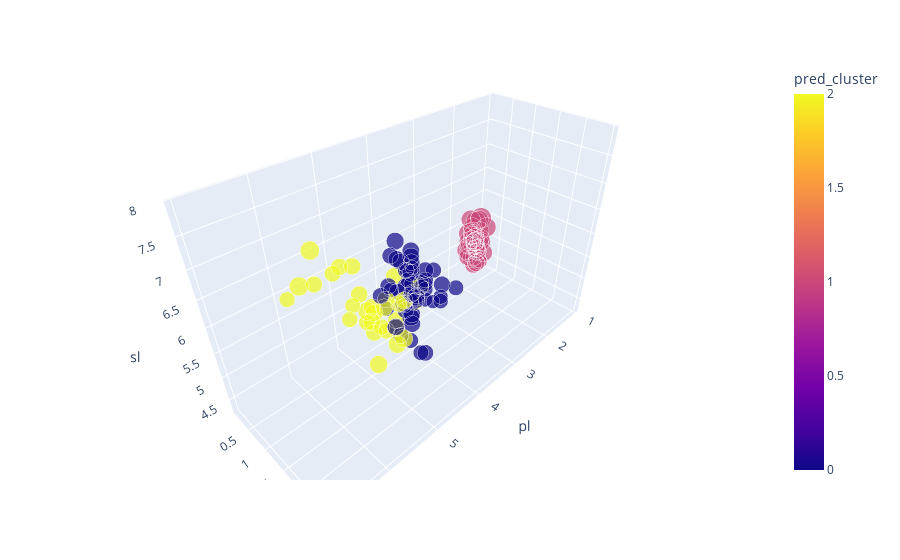

Write notebook code for a chart like this one.
### Code cell
px.scatter_3d(X_train, x="pl", y="pw", z="sl", size="sw", 
              color="pred_cluster", color_discrete_map = {"Joly": "blue", "Bergeron": "violet", "Coderre":"pink"})

### Figure 1 — Plotly figure (JSON) as saved in the notebook; plotly's stock layout.template omitted (floating-point values rounded to 4 significant figures)
{"data": [{"hovertemplate": "pl=%{x}<br>pw=%{y}<br>sl=%{z}<br>sw=%{marker.size}<br>pred_cluster=%{marker.color}<extra></extra>", "legendgroup": "", "marker": {"color": [1, 0, 1, 2, 2, 1, 0, 1, 1, 0, 1, 2, 0, 0, 1, 1, 0, 2, 0, 0, 1, 2, 2, 2, 0, 1, 1, 0, 0, 0, 2, 0, 2, 1, 1, 0, 1, 2, 1, 2, 0, 0, 0, 0, 1, 0, 0, 0, 0, 2, 2, 1, 0, 1, 2, 1, 0, 1, 2, 0, 2, 0, 0, 2, 1, 2, 0, 0, 2, 0, 0, 0, 0, 2, 1, 2, 1, 1, 2, 0, 0, 0, 1, 0, 2, 1, 0, 0, 1, 1, 1, 2, 0, 0, 2, 2, 2, 1, 1, 1, 2, 0, 0, 0, 1, 0, 0, 0, 0, 1, 1, 0, 1, 1, 1, 1, 0, 2, 1, 2], "coloraxis": "coloraxis", "size": [4.4, 2.6, 3.6, 3.8, 2.6, 3.8, 2.6, 3.2, 3.2, 2.7, 3.1, 3.6, 2.9, 2.7, 3.5, 4.1, 2.8, 3.1, 3.4, 2.3, 3.7, 2.6, 3, 3, 2.8, 3.8, 3.5, 2.5, 2.7, 3, 3, 2.3, 3, 3.8, 3.2, 3.1, 3.4, 2.9, 3, 3.8, 2.2, 2.7, 2.8, 2.2, 3.4, 2.4, 2.4, 2.9, 2.8, 2.9, 3, 3.7, 2.5, 3, 3.1, 3.5, 3.1, 3.2, 3, 2.8, 3.2, 2.7, 2, 2.8, 3, 3.4, 2.9, 2.5, 2.8, 2.5, 2.8, 2.8, 3, 2.8, 4.2, 3.4, 3.9, 3.1, 3.3, 3, 2.5, 3, 3.8, 3.3, 3, 3.5, 3, 3.2, 2.3, 2.9, 3.4, 3.3, 2.9, 3.2, 3.2, 3, 3.3, 3.4, 3.2, 3.1, 3.2, 2.5, 2.8, 3, 3.7, 2.4, 2.2, 2.9, 2.3, 3.5, 3.3, 3.2, 3.3, 3, 3, 3.4, 2.9, 2.5, 3.9, 3], "sizemode": "area", "sizeref": 0.011, "symbol": "circle"}, "mode": "markers", "name": "", "scene": "scene", "showlegend": false, "type": "scatter3d", "x": [1.5, 3.5, 1.4, 6.7, 6.9, 1.9, 4, 1.3, 1.4, 4.1, 1.6, 6.1, 4.7, 5.1, 1.5, 1.5, 4.8, 5.6, 4.5, 3.3, 1.5, 5.6, 5, 5.2, 4.5, 1.7, 1.4, 4.9, 5.1, 4.2, 5.5, 4, 6.1, 1.6, 1.2, 4.4, 1.4, 5.6, 1.3, 6.4, 4.5, 4.2, 4, 5, 1.5, 3.3, 3.8, 4.6, 4.8, 6.3, 5.8, 1.5, 5, 1.1, 5.1, 1.3, 4.7, 1.6, 5.8, 4.7, 5.9, 3.9, 3.5, 6.1, 1.4, 5.4, 4.3, 3.9, 5.6, 4.5, 5.1, 4.6, 4.5, 5.6, 1.4, 5.6, 1.3, 1.5, 6, 4.5, 5, 4.9, 1.5, 4.7, 5.5, 1.3, 4.4, 4.8, 1.3, 1.4, 1.6, 5.7, 3.6, 4.7, 5.1, 5.9, 5.7, 1.5, 1.3, 1.5, 5.7, 3, 5.1, 5.1, 1.5, 3.7, 4, 4.5, 4.4, 1.6, 1.4, 4.5, 1.7, 1.6, 1.4, 1.5, 4.2, 5.8, 1.7, 5.2], "y": [0.4, 1, 0.2, 2.2, 2.3, 0.4, 1.2, 0.2, 0.2, 1, 0.2, 2.5, 1.4, 1.9, 0.2, 0.1, 1.4, 2.4, 1.6, 1, 0.4, 1.4, 1.7, 2.3, 1.3, 0.3, 0.2, 1.5, 1.9, 1.2, 2.1, 1.3, 2.3, 0.2, 0.2, 1.4, 0.3, 1.8, 0.2, 2, 1.5, 1.3, 1.3, 1.5, 0.2, 1, 1.1, 1.3, 1.8, 1.8, 2.2, 0.2, 2, 0.1, 2.3, 0.2, 1.5, 0.2, 1.6, 1.2, 2.3, 1.2, 1, 1.9, 0.2, 2.3, 1.3, 1.1, 2.1, 1.7, 2.4, 1.5, 1.5, 2.2, 0.2, 2.4, 0.4, 0.2, 2.5, 1.5, 1.9, 1.8, 0.3, 1.6, 1.8, 0.3, 1.4, 1.8, 0.3, 0.2, 0.4, 2.1, 1.3, 1.4, 2, 2.1, 2.5, 0.2, 0.2, 0.1, 2.3, 1.1, 1.5, 1.8, 0.2, 1, 1, 1.5, 1.3, 0.6, 0.2, 1.5, 0.5, 0.2, 0.3, 0.4, 1.3, 1.8, 0.4, 2], "z": [5.7, 5.7, 5, 7.7, 7.7, 5.1, 5.8, 4.7, 4.6, 5.8, 4.8, 7.2, 6.1, 5.8, 5.2, 5.2, 6.8, 6.7, 6, 5, 5.1, 6.1, 6.7, 6.7, 5.7, 5.7, 5.1, 6.3, 5.8, 5.7, 6.8, 5.5, 7.7, 5.1, 5, 6.7, 4.6, 6.3, 4.4, 7.9, 6.2, 5.6, 6.1, 6, 5, 4.9, 5.5, 6.6, 6.2, 7.3, 6.5, 5.3, 5.7, 4.3, 6.9, 5.5, 6.7, 4.7, 7.2, 6.1, 6.8, 5.8, 5, 7.4, 4.9, 6.2, 6.4, 5.6, 6.4, 4.9, 5.8, 6.5, 5.4, 6.4, 5.5, 6.3, 5.4, 4.6, 6.3, 5.6, 6.3, 6.1, 5.1, 6.3, 6.5, 5, 6.6, 5.9, 4.5, 4.4, 5, 6.7, 5.6, 7, 6.5, 7.1, 6.7, 5.1, 4.4, 4.9, 6.9, 5.1, 6.3, 5.9, 5.4, 5.5, 6, 6, 6.3, 5, 5, 6.4, 5.1, 5, 4.8, 5.4, 5.7, 6.7, 5.4, 6.5]}], "layout": {"autosize": true, "coloraxis": {"colorbar": {"title": {"text": "pred_cluster"}}, "colorscale": [[0, "#0d0887"], [0.1111, "#46039f"], [0.2222, "#7201a8"], [0.3333, "#9c179e"], [0.4444, "#bd3786"], [0.5556, "#d8576b"], [0.6667, "#ed7953"], [0.7778, "#fb9f3a"], [0.8889, "#fdca26"], [1, "#f0f921"]]}, "legend": {"itemsizing": "constant", "tracegroupgap": 0}, "margin": {"t": 60}, "scene": {"aspectmode": "auto", "aspectratio": {"x": 1.573, "y": 0.651, "z": 0.9765}, "camera": {"center": {"x": 0, "y": 0, "z": 0}, "eye": {"x": 1.195, "y": 1.195, "z": 1.195}, "projection": {"type": "perspective"}, "up": {"x": 0, "y": 0, "z": 1}}, "domain": {"x": [0, 1], "y": [0, 1]}, "xaxis": {"title": {"text": "pl"}, "type": "linear"}, "yaxis": {"title": {"text": "pw"}, "type": "linear"}, "zaxis": {"title": {"text": "sl"}, "type": "linear"}}}}
